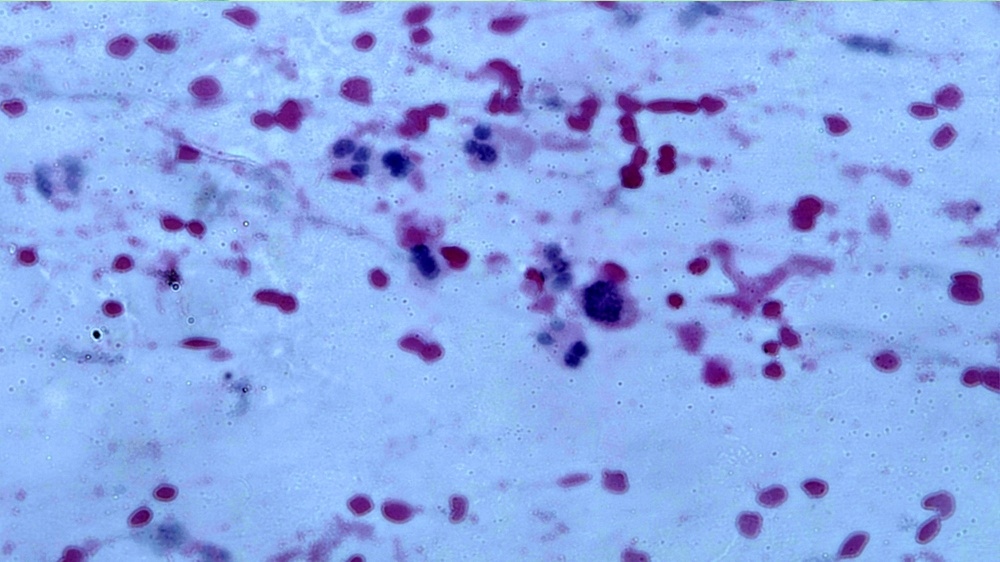
#> input picture Day25/2.jpg, 1000 x 562 px, shrunk from 3264 x 1836 before the run
$ python main.py
#> lines starting #> are read from the running program, lines starting #| are printed output that depends on the picture

import numpy as np
import matplotlib.pyplot as plt
import cv2

# vì trong công thức gauss , tâm nằm ở điểm (0,0) còn trong ma trận là nằm ở (size//2 , size//2)
# do khác nhau về hệ trục tọa độ , nên ban đầu chúng ta sẽ tìm ra max_point và min_point ứng với trục gauss
# khi áp dụng gauss xong đối chiếu value vào ma trận thì mình - min_point
# gauss filter áp dụng cho ảnh màu và xám
def gaussian_kernel(size, sigma):
  if size % 2 == 0:
    size += 1
  max_point = size // 2
  min_point = -max_point
  K = np.zeros((size, size))
  for x in range(min_point, max_point + 1):
    for y in range(min_point, max_point + 1):
      emu = np.exp(-(x**2 + y**2) / (2 * sigma**2))
      value = emu / (2 * np.pi * sigma**2)
      K[x - min_point, y - min_point] = value
  return K


img = cv2.imread("2.jpg", 1)
#> img is the input picture: shape (562, 1000, 3); mean B, G, R 233.7, 169.8, 140.3
img = cv2.cvtColor(img, cv2.COLOR_BGR2RGB)
sigma_list = [2.5, 5.0, 10.0]
fig, axs = plt.subplots(2, 2)

axs[0, 0].imshow(img)
axs[0, 0].set_title("Original Image")

print(gaussian_kernel(sigma=10, size=5))

for i, sigma in enumerate(sigma_list):
  kernel = gaussian_kernel(sigma=sigma, size=5)
  img_gaussian = cv2.filter2D(img, -1, kernel)
  axs[(i + 1) // 2, i - 1].imshow(img)
  axs[(i + 1) // 2, i - 1].set_title(f'Sigma = {sigma}')
#> this loop made 3 passes
#> pass 1, `img_gaussian = cv2.filter2D(img, -1, kernel)`:
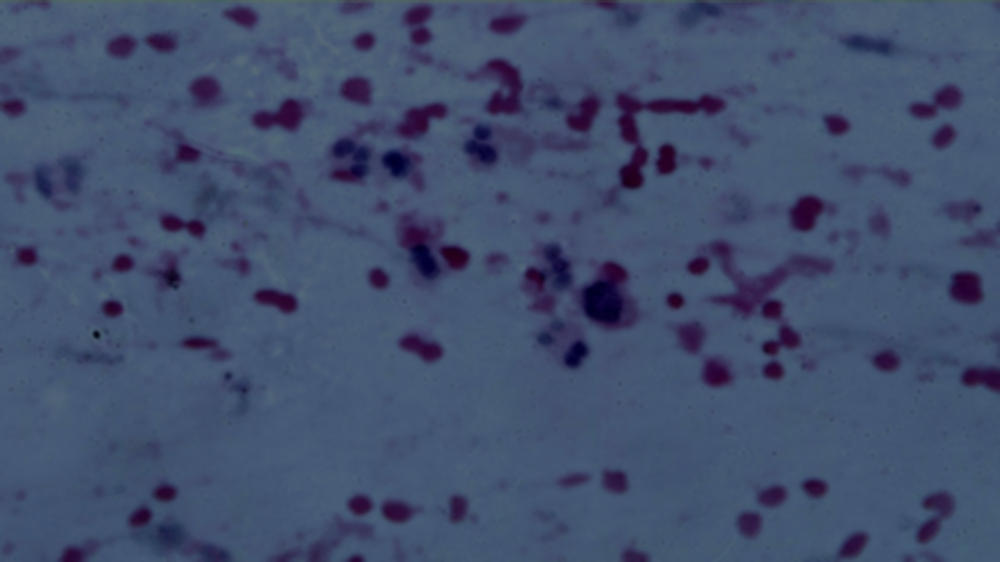
#> img_gaussian: shape (562, 1000, 3); mean R, G, B 66, 79.9, 109.9
#> pass 2, `img_gaussian = cv2.filter2D(img, -1, kernel)`:
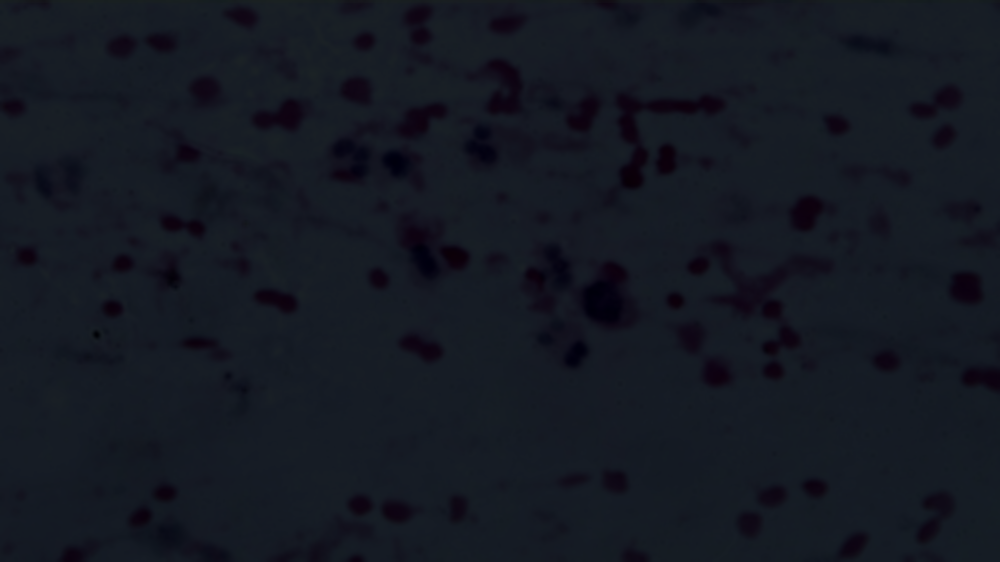
#> img_gaussian: shape (562, 1000, 3); mean R, G, B 20.6, 25, 34.4

plt.show()
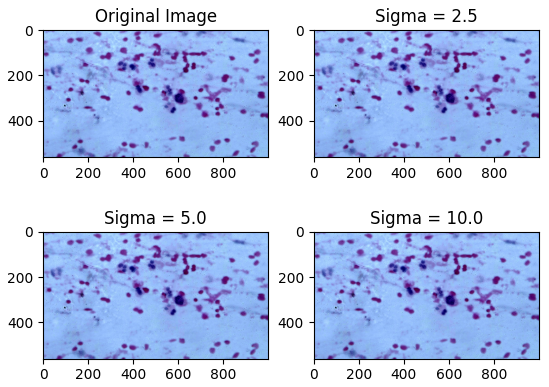
#> figure drawn by matplotlib, 4 panels

$ run again, with Day25/1.jpg copied over Day25/2.jpg
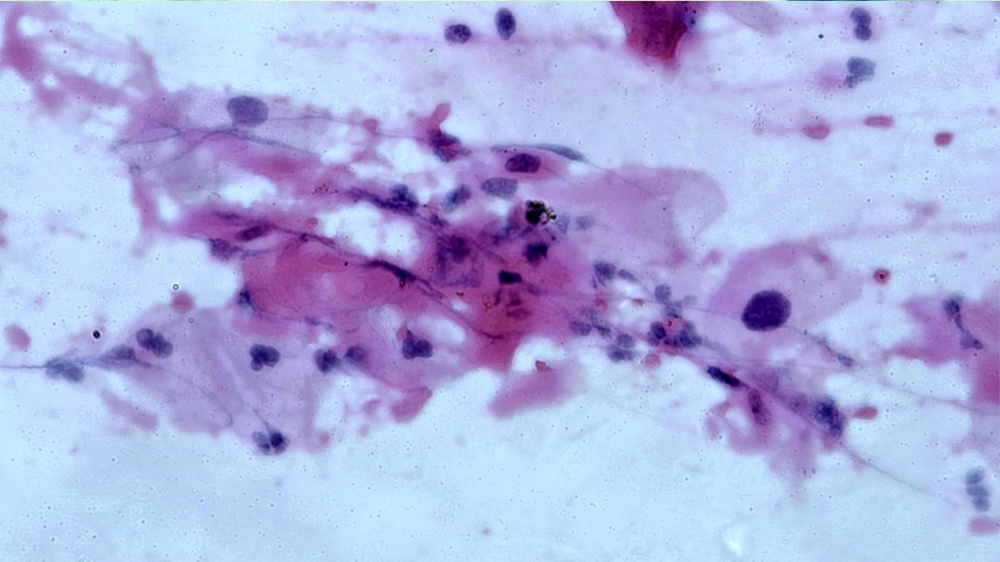
#> input picture Day25/1.jpg, 1000 x 562 px, shrunk from 3264 x 1836 before the run
#> img is the input picture: shape (562, 1000, 3); mean B, G, R 224.2, 177.1, 172.5
#> the loop `for i, sigma in enumerate(sigma_list):` made 3 passes
#> pass 1, `img_gaussian = cv2.filter2D(img, -1, kernel)`:
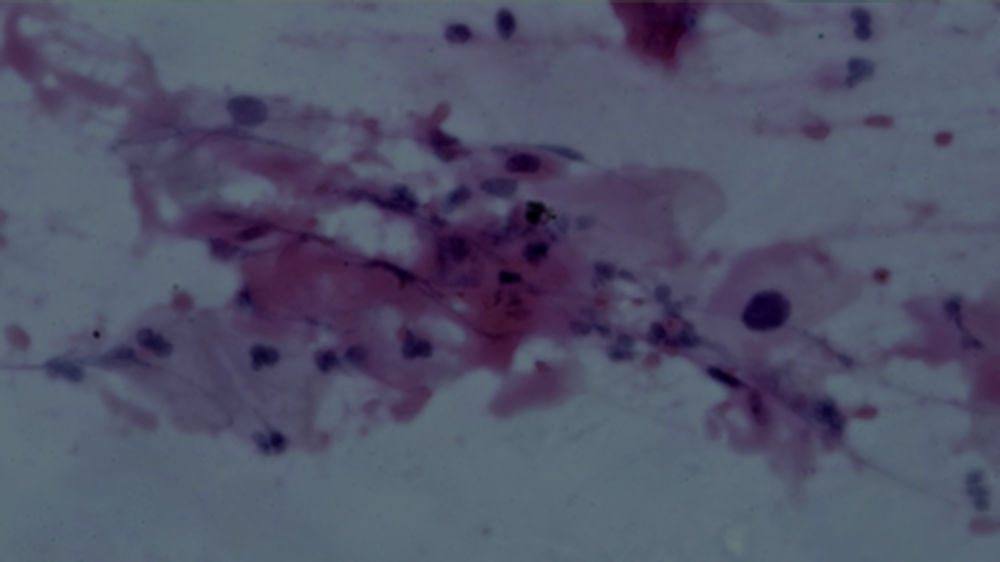
#> img_gaussian: shape (562, 1000, 3); mean R, G, B 81.2, 83.3, 105.5
#> `plt.show()`:
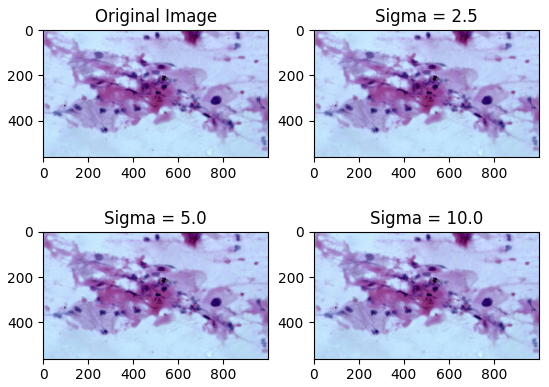
#> figure drawn by matplotlib, 4 panels

$ run again, with Day25/moi_tuong_quan giua_2_truc_matrix_gauss.jpg copied over Day25/2.jpg
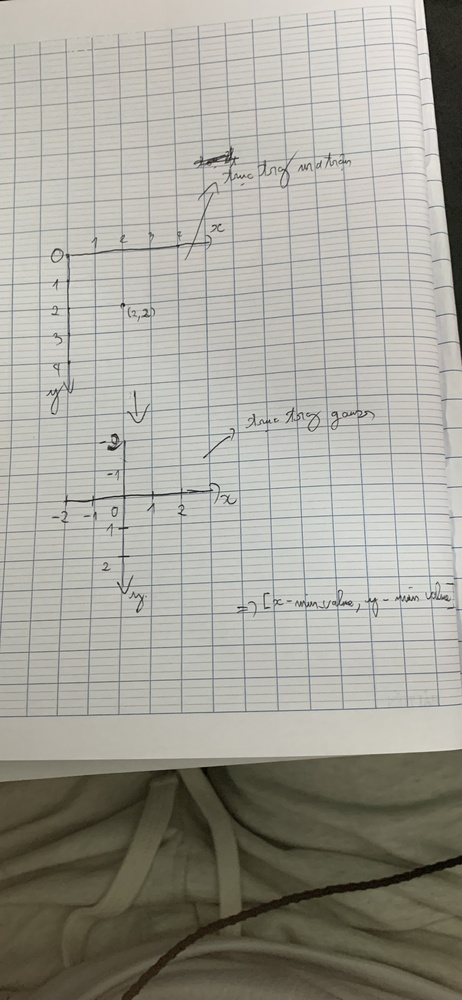
#> input picture Day25/moi_tuong_quan giua_2_truc_matrix_gauss.jpg, 462 x 1000 px, shrunk from 946 x 2048 before the run
#> img is the input picture: shape (1000, 462, 3); mean B, G, R 151.9, 161, 162.5
#> the loop `for i, sigma in enumerate(sigma_list):` made 3 passes
#> pass 1, `img_gaussian = cv2.filter2D(img, -1, kernel)`:
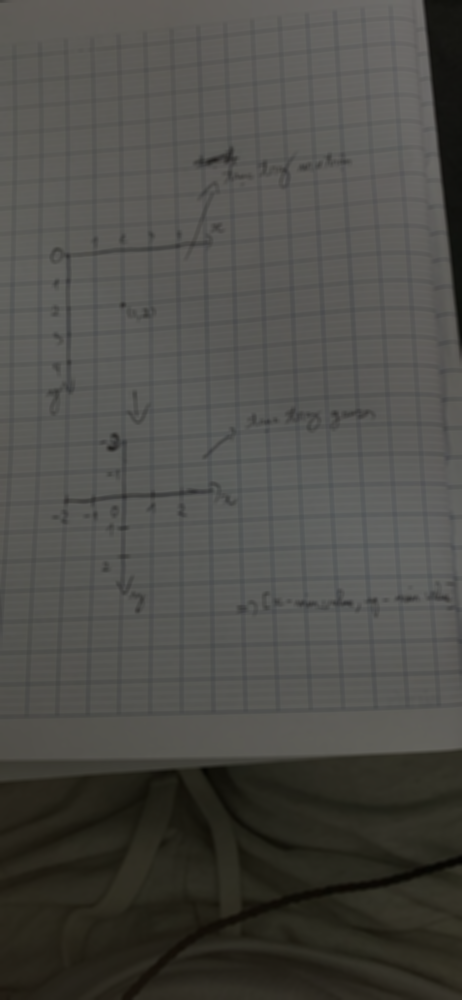
#> img_gaussian: shape (1000, 462, 3); mean R, G, B 76.5, 75.8, 71.5
#> `plt.show()`:
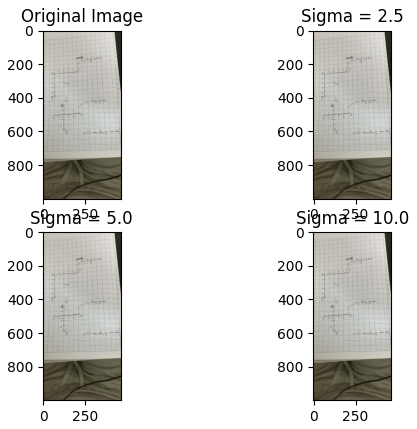
#> figure drawn by matplotlib, 4 panels
